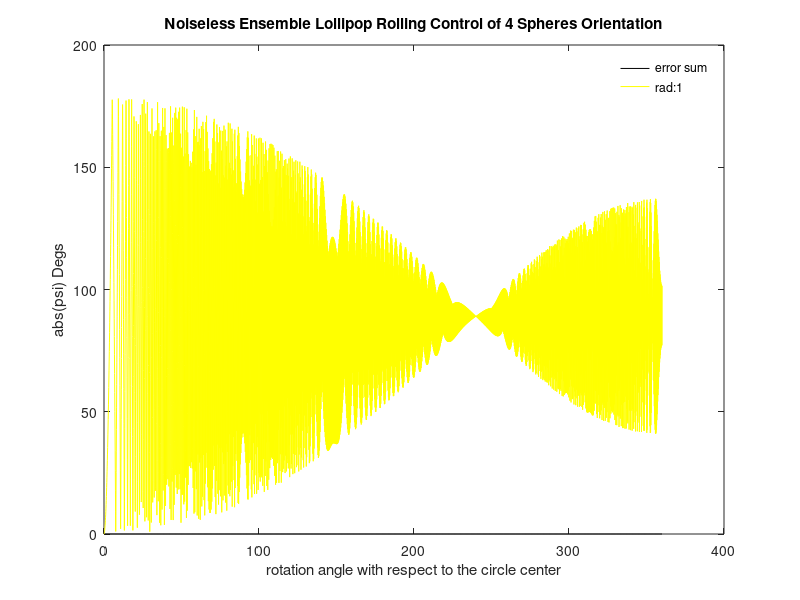

This chart was generated by the following MATLAB code:
function LollipopRoll(thetaL,R)
%this one demonstrate the so-called Lollipop Roll, which means the ball are
%rolling along a circular trajectory. This can be implemented on the CNC
%work panel easily. And by doing this, we can alter the orientation of the
%Z-axis of a ball.
%Yu Huang, 2015, Email:Michael.Willians.hy@gmail.com
%INPUT:
%thetaL: the corresponding angle of the arc along which the ball rotated.
%R:the circle trajectory for rotation.
format compact
clc
rads =1; %balls` radii for experiment
numBall=numel(rads);
configX=repmat([0,0;0,0;0,1;1,1],[1,1,numBall]); %configuration for each ball.
% radmin=min(rads);
if nargin<2
    thetaL = 2*pi; R =sqrt(5)/2 ;
end
rc=zeros(1,numBall); %make the rc for lollipop
for n=1:numBall  
    rc(n)=rads(n)*R/sqrt(R.^2+rads(n).^2);
    configX(:,1,n)=[R;0;rads(n);1]; %denote the center of sphere
    configX(:,2,n)=[R;0;2*rads(n);1]; %denote the orientation of the Z axis
end
trial_times=4000;
stp=zeros(1,trial_times+1);
error_rec=zeros(numBall,trial_times+1);%record the error repectively
error_total=zeros(1,trial_times+1);
% increamental=thetaL/trial_times;
for i=0:trial_times
    trial_ang=i*thetaL./trial_times;
    stp(i+1)=trial_ang*180/pi;
    sumz1=0;
    sumz2=0;
    for n=1:numBall
%         qq=angle2quat(trial_ang,0,0);
%         RotVec=quatrotate(qq,[R 0 rads(n)]);
%make the lollipop rotation
%first rotate the end point of the Z axis:
        temp=ArbQuatRotate([0;0;0],[R;0;rads(n)],-trial_ang*R/rc(n),configX(:,:,n));
        configX(:,:,n)=ArbQuatRotate([0;0;0],[0;0;1],trial_ang,temp);%first rotate the end point of the Z axis
        %then rotate the center of the sphere:
%         configX(:,1,n)=ArbQuatRotate([0;0;0],[0;0;1],trial_ang,configX(:,1,n));
        zaxis=configX(:,2,n)-configX(:,1,n);
        zaxisModule=sqrt(sum(zaxis.^2));
        error_rec(n,i+1)=acos(zaxis(3)/zaxisModule);
%         error_rec(n,i+1)=atan2(zaxis(2),zaxis(1));
%         sumz1=sumz1+zaxis(1);
%         sumz2=sumz2+zaxis(2);
    end
    error_total(i+1)=atan2(sumz2,sumz1);
end
save('LollipopData','error_rec');
%then we make the plot
color_arr=['y','m','c','r','g','b','w','k'];
figure(1);
plot(stp, 180/pi*error_total,'k' );
hold on
legendinfo=cell(1,numBall);
legendinfo{1}='error sum';
for n=1:numBall
    plot(stp,180/pi*error_rec(n,:),color_arr(n));
    legendinfo{n+1}=['rad:',num2str(rads(n))];
end
legend(legendinfo);
legend('boxoff');
title('Noiseless Ensemble Lollipop Rolling Control of 4 Spheres Orientation');
xlabel('rotation angle with respect to the circle center');
ylabel('abs(psi) Degs');
end

function Y=ArbQuatRotate(initP,endP,RotAng,X)
%this function using quaternions to make rotation about arbitrary axis in
%the 3D space.
%INPUT:
%initP: initial point of the rotation axis
%endP: end point of the rotation axis
%RotAng:rotation angle
%X:matirx to be rotated
%Yu Huang 2015, Email: michael.williams.hy@gmail.com
axis_module=sqrt((endP(1)-initP(1)).^2+(endP(2)-initP(2)).^2+(endP(3)-initP(3)).^2); %normalize
% q=[cos(RotAng./2) RotAxis(1).*sin(RotAng./2)/axis_module RotAxis(2).*sin(RotAng./2)/axis_module RotAxis(3).*sin(RotAng./2)/axis_module];
% %making the quaternions for rotation
% Y=quatrotate(q,X);
a=initP(1);
b=initP(2);
c=initP(3);
u=(endP(1)-initP(1))./axis_module;
v=(endP(2)-initP(2))./axis_module;
w=(endP(3)-initP(3))./axis_module;
% x=X(1);
% y=X(2);
% z=X(3);
% Y=[(a*(v.^2+w.^2)-u*(b*v+c*w-u*x-v*y-w*z))*(1-cos(RotAng))+x*cos(RotAng)+(-c*v+b*w-w*y+v*z)*sin(RotAng);
%    (b*(u.^2+w.^2)-v*(a*u+c*w-u*x-v*y-w*z))*(1-cos(RotAng))+y*cos(RotAng)+(c*u-a*w+w*x-u*z)*sin(RotAng);
%    (c*(u.^2+v.^2)-w*(a*u+b*v-u*x-v*y-w*z))*(1-cos(RotAng))+z*cos(RotAng)+(-b*u+a*v-v*x+u*y)*sin(RotAng)];
RotMat=[u.^2+(v.^2+w.^2)*cos(RotAng),u*v*(1-cos(RotAng))-w*sin(RotAng),u*w*(1-cos(RotAng))+v*sin(RotAng),(a*(v.^2+w.^2)-u*(b*v+c*w))*(1-cos(RotAng))+(b*w-c*v)*sin(RotAng);
        u*v*(1-cos(RotAng))+w*sin(RotAng),v.^2+(u.^2+w.^2)*cos(RotAng),v*w*(1-cos(RotAng))-u*sin(RotAng),(b*(u.^2+w.^2)-v*(a*u+c*w))*(1-cos(RotAng))+(c*u-a*w)*sin(RotAng);
        u*w*(1-cos(RotAng))-v*sin(RotAng),v*w*(1-cos(RotAng))+u*sin(RotAng),w.^2+(u.^2+v.^2)*cos(RotAng),(c*(u.^2+v.^2)-w*(a*u+b*v))*(1-cos(RotAng))+(a*v-b*u)*sin(RotAng);
        0,0,0,1];
Y=RotMat*X;
end